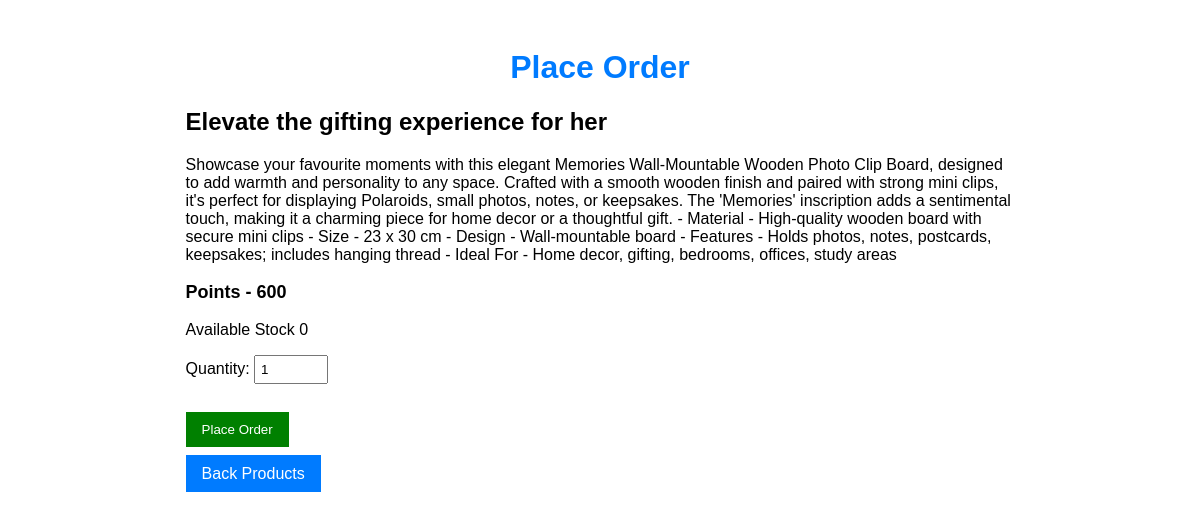
Screenshot of /products/5/ (signed in) with the database file from the repository.
### product/models.py (models this page shows, shortened)
class Product(models.Model):
    name = models.CharField(max_length=200)
    sku = models.CharField(max_length=100, unique=True)
    brand = models.ForeignKey(Brand, on_delete=models.CASCADE)
    category = models.ForeignKey(Category, on_delete=models.CASCADE)
    subcategory = models.ForeignKey(SubCategory, on_delete=models.CASCADE)
    short_description = models.TextField(blank=True, null=True)
    description = models.TextField(blank=True, null=True)
    quantity = models.PositiveIntegerField()
    points = models.PositiveIntegerField()
    wallet = models.ForeignKey(
        Wallet,
        on_delete=models.SET_NULL,
        null=True,
        blank=True
    )
    is_active = models.BooleanField(default=True)
    created_at = models.DateTimeField(auto_now_add=True)
    updated_at = models.DateTimeField(auto_now_add=True)

### product/views.py (the view, shortened to what this page needs)
# urls.py: path('products/<int:product_id>/', views.product_detail, name="product_detail"),
@login_required(login_url='login')
def product_detail(request, product_id):
    product = get_object_or_404(
        Product,
        id=product_id,
        is_active=True
    )
    return render(request, "product/product_detail.html", {"product": product})

### product/templates/product/product_detail.html (shortened to what this page needs)
<!DOCTYPE html>
<html lang="en">
<head>
</head>
<body>
    <div class="container">
        <h1 style="color: #007bff; text-align: center;">Place Order</h1>
        <h2>{{ product.name }}</h2>
        <p>{{ product.description }}</p>
        <p class="price">
            Points - {{ product.points }}
        </p>
        <p>
            Available Stock {{ product.quantity }}
        </p>
        <form method="post">
            <label> Quantity:</label>
            <input type="number" name="quantity" value="1" class="qty-input" required>
            <br><br>
            <button type="submit" class="btn">
                Place Order
            </button>
        </form>
        <br>
        <a href="{% url 'product_list' %}" style="text-decoration: none; background-color: #007bff;" class="btn">Back Products</a>
    </div>
</body>
</html>

### product/templates/product/product_detail.html (style rules this page uses)
body { font-family: Arial; background: linear-gradient(rgba(233, 233, 233, 0.92)); }
.container { width: 70%; margin: auto; background: rgb(255, 255, 255); padding: 20px; border-radius: 8px; }
.price { font-size: 18px; font-weight: bold; }
.btn { padding: 10px 16px; background: green; color: white; border: none; cursor: pointer; margin-top: 10px; }
.qty-input { width: 60px; padding: 5px; }

### rows the page displays
Product: name "Elevate the gifting experience for her", description "Showcase your favourite moments with this elegant Memories Wall-Mountable Wooden Photo Clip Board, designed to add warmth and personality to any space. Crafted with a smooth wooden finish and paired with strong mini clips, it's perfect for displaying Polaroids, small photos, notes, or keepsakes. The 'Memories' inscription adds a sentimental touch, making it a charming piece for home decor or a thoughtful gift. - Material - High-quality wooden board with secure mini clips - Size - 23 x 30 cm - Design - Wall-mountable board - Features - Holds photos, notes, postcards, keepsakes; includes hanging thread - Ideal For - Home decor, gifting, bedrooms, offices, study areas", points "600", quantity "0"
